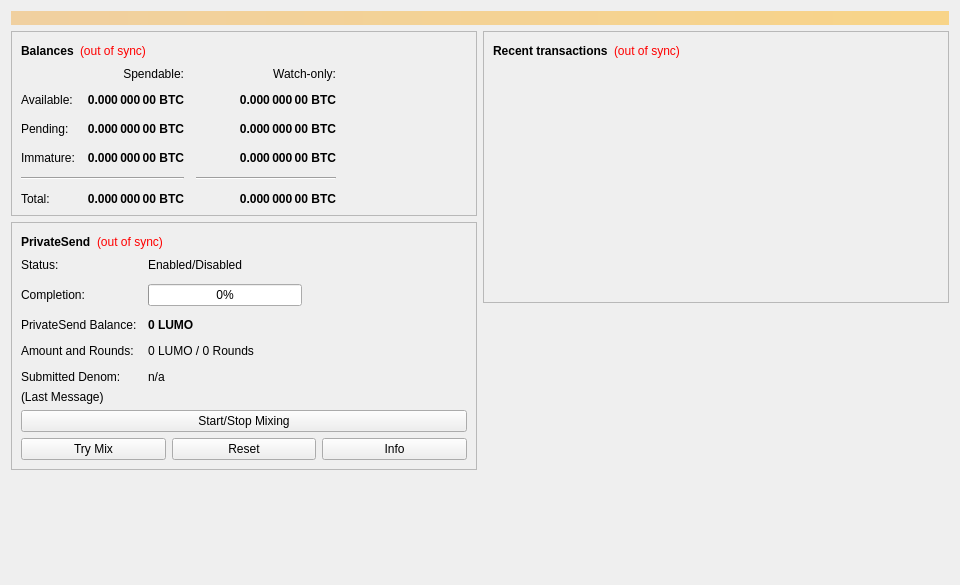
<?xml version="1.0" encoding="UTF-8"?>
<ui version="4.0">
 <class>OverviewPage</class>
 <widget class="QWidget" name="OverviewPage">
  <property name="geometry">
   <rect>
    <x>0</x>
    <y>0</y>
    <width>960</width>
    <height>585</height>
   </rect>
  </property>
  <property name="minimumSize">
   <size>
    <width>960</width>
    <height>0</height>
   </size>
  </property>
  <property name="windowTitle">
   <string>Form</string>
  </property>
  <layout class="QVBoxLayout" name="topLayout">
   <item>
    <widget class="QLabel" name="labelAlerts">
     <property name="visible">
      <bool>false</bool>
     </property>
     <property name="styleSheet">
      <string notr="true">background-color: qlineargradient(x1: 0, y1: 0, x2: 1, y2: 0, stop:0 #F0D0A0, stop:1 #F8D488); color:#000000;</string>
     </property>
     <property name="wordWrap">
      <bool>true</bool>
     </property>
     <property name="margin">
      <number>3</number>
     </property>
    </widget>
   </item>
   <item>
    <layout class="QHBoxLayout" name="horizontalLayout" stretch="1,1">
     <item>
      <layout class="QVBoxLayout" name="verticalLayout_2">
       <item>
        <widget class="QFrame" name="frame">
         <property name="frameShape">
          <enum>QFrame::StyledPanel</enum>
         </property>
         <property name="frameShadow">
          <enum>QFrame::Raised</enum>
         </property>
         <layout class="QVBoxLayout" name="verticalLayout_4">
          <item>
           <layout class="QHBoxLayout" name="horizontalLayout_4">
            <item>
             <widget class="QLabel" name="label_5">
              <property name="font">
               <font>
                <weight>75</weight>
                <bold>true</bold>
               </font>
              </property>
              <property name="text">
               <string>Balances</string>
              </property>
             </widget>
            </item>
            <item>
             <widget class="QLabel" name="labelWalletStatus">
              <property name="toolTip">
               <string>The displayed information may be out of date. Your wallet automatically synchronizes with the LumoCash network after a connection is established, but this process has not completed yet.</string>
              </property>
              <property name="styleSheet">
               <string notr="true">QLabel { color: red; }</string>
              </property>
              <property name="text">
               <string notr="true">(out of sync)</string>
              </property>
              <property name="alignment">
               <set>Qt::AlignLeading|Qt::AlignLeft|Qt::AlignVCenter</set>
              </property>
             </widget>
            </item>
            <item>
             <spacer name="horizontalSpacer_3">
              <property name="orientation">
               <enum>Qt::Horizontal</enum>
              </property>
              <property name="sizeHint" stdset="0">
               <size>
                <width>40</width>
                <height>20</height>
               </size>
              </property>
             </spacer>
            </item>
           </layout>
          </item>
          <item>
           <layout class="QGridLayout" name="gridLayout">
            <property name="spacing">
             <number>12</number>
            </property>
            <item row="2" column="2">
             <widget class="QLabel" name="labelWatchPending">
              <property name="font">
               <font>
                <weight>75</weight>
                <bold>true</bold>
               </font>
              </property>
              <property name="cursor">
               <cursorShape>IBeamCursor</cursorShape>
              </property>
              <property name="toolTip">
               <string>Unconfirmed transactions to watch-only addresses</string>
              </property>
              <property name="text">
               <string notr="true">0.000 000 00 BTC</string>
              </property>
              <property name="alignment">
               <set>Qt::AlignRight|Qt::AlignTrailing|Qt::AlignVCenter</set>
              </property>
              <property name="textInteractionFlags">
               <set>Qt::LinksAccessibleByMouse|Qt::TextSelectableByKeyboard|Qt::TextSelectableByMouse</set>
              </property>
             </widget>
            </item>
            <item row="2" column="1">
             <widget class="QLabel" name="labelUnconfirmed">
              <property name="font">
               <font>
                <weight>75</weight>
                <bold>true</bold>
               </font>
              </property>
              <property name="cursor">
               <cursorShape>IBeamCursor</cursorShape>
              </property>
              <property name="toolTip">
               <string>Total of transactions that have yet to be confirmed, and do not yet count toward the spendable balance</string>
              </property>
              <property name="text">
               <string notr="true">0.000 000 00 BTC</string>
              </property>
              <property name="alignment">
               <set>Qt::AlignRight|Qt::AlignTrailing|Qt::AlignVCenter</set>
              </property>
              <property name="textInteractionFlags">
               <set>Qt::LinksAccessibleByMouse|Qt::TextSelectableByKeyboard|Qt::TextSelectableByMouse</set>
              </property>
             </widget>
            </item>
            <item row="3" column="2">
             <widget class="QLabel" name="labelWatchImmature">
              <property name="font">
               <font>
                <weight>75</weight>
                <bold>true</bold>
               </font>
              </property>
              <property name="cursor">
               <cursorShape>IBeamCursor</cursorShape>
              </property>
              <property name="toolTip">
               <string>Mined balance in watch-only addresses that has not yet matured</string>
              </property>
              <property name="text">
               <string notr="true">0.000 000 00 BTC</string>
              </property>
              <property name="alignment">
               <set>Qt::AlignRight|Qt::AlignTrailing|Qt::AlignVCenter</set>
              </property>
              <property name="textInteractionFlags">
               <set>Qt::LinksAccessibleByMouse|Qt::TextSelectableByKeyboard|Qt::TextSelectableByMouse</set>
              </property>
             </widget>
            </item>
            <item row="4" column="0" colspan="2">
             <widget class="Line" name="lineSpendableBalance">
              <property name="orientation">
               <enum>Qt::Horizontal</enum>
              </property>
             </widget>
            </item>
            <item row="4" column="2">
             <widget class="Line" name="lineWatchBalance">
              <property name="sizePolicy">
               <sizepolicy hsizetype="Preferred" vsizetype="Fixed">
                <horstretch>0</horstretch>
                <verstretch>0</verstretch>
               </sizepolicy>
              </property>
              <property name="minimumSize">
               <size>
                <width>140</width>
                <height>0</height>
               </size>
              </property>
              <property name="orientation">
               <enum>Qt::Horizontal</enum>
              </property>
             </widget>
            </item>
            <item row="5" column="0">
             <widget class="QLabel" name="labelTotalText">
              <property name="text">
               <string>Total:</string>
              </property>
             </widget>
            </item>
            <item row="3" column="1">
             <widget class="QLabel" name="labelImmature">
              <property name="font">
               <font>
                <weight>75</weight>
                <bold>true</bold>
               </font>
              </property>
              <property name="cursor">
               <cursorShape>IBeamCursor</cursorShape>
              </property>
              <property name="toolTip">
               <string>Mined balance that has not yet matured</string>
              </property>
              <property name="text">
               <string notr="true">0.000 000 00 BTC</string>
              </property>
              <property name="alignment">
               <set>Qt::AlignRight|Qt::AlignTrailing|Qt::AlignVCenter</set>
              </property>
              <property name="textInteractionFlags">
               <set>Qt::LinksAccessibleByMouse|Qt::TextSelectableByKeyboard|Qt::TextSelectableByMouse</set>
              </property>
             </widget>
            </item>
            <item row="2" column="3">
             <spacer name="horizontalSpacer_2">
              <property name="orientation">
               <enum>Qt::Horizontal</enum>
              </property>
              <property name="sizeHint" stdset="0">
               <size>
                <width>40</width>
                <height>20</height>
               </size>
              </property>
             </spacer>
            </item>
            <item row="3" column="0">
             <widget class="QLabel" name="labelImmatureText">
              <property name="text">
               <string>Immature:</string>
              </property>
             </widget>
            </item>
            <item row="5" column="1">
             <widget class="QLabel" name="labelTotal">
              <property name="font">
               <font>
                <weight>75</weight>
                <bold>true</bold>
               </font>
              </property>
              <property name="cursor">
               <cursorShape>IBeamCursor</cursorShape>
              </property>
              <property name="toolTip">
               <string>Your current total balance</string>
              </property>
              <property name="text">
               <string notr="true">0.000 000 00 BTC</string>
              </property>
              <property name="alignment">
               <set>Qt::AlignRight|Qt::AlignTrailing|Qt::AlignVCenter</set>
              </property>
              <property name="textInteractionFlags">
               <set>Qt::LinksAccessibleByMouse|Qt::TextSelectableByKeyboard|Qt::TextSelectableByMouse</set>
              </property>
             </widget>
            </item>
            <item row="5" column="2">
             <widget class="QLabel" name="labelWatchTotal">
              <property name="font">
               <font>
                <weight>75</weight>
                <bold>true</bold>
               </font>
              </property>
              <property name="cursor">
               <cursorShape>IBeamCursor</cursorShape>
              </property>
              <property name="toolTip">
               <string>Current total balance in watch-only addresses</string>
              </property>
              <property name="text">
               <string notr="true">0.000 000 00 BTC</string>
              </property>
              <property name="alignment">
               <set>Qt::AlignRight|Qt::AlignTrailing|Qt::AlignVCenter</set>
              </property>
              <property name="textInteractionFlags">
               <set>Qt::LinksAccessibleByMouse|Qt::TextSelectableByKeyboard|Qt::TextSelectableByMouse</set>
              </property>
             </widget>
            </item>
            <item row="0" column="2">
             <widget class="QLabel" name="labelWatchonly">
              <property name="text">
               <string>Watch-only:</string>
              </property>
              <property name="alignment">
               <set>Qt::AlignRight|Qt::AlignTrailing|Qt::AlignVCenter</set>
              </property>
             </widget>
            </item>
            <item row="1" column="0">
             <widget class="QLabel" name="labelBalanceText">
              <property name="text">
               <string>Available:</string>
              </property>
             </widget>
            </item>
            <item row="1" column="1">
             <widget class="QLabel" name="labelBalance">
              <property name="font">
               <font>
                <weight>75</weight>
                <bold>true</bold>
               </font>
              </property>
              <property name="cursor">
               <cursorShape>IBeamCursor</cursorShape>
              </property>
              <property name="toolTip">
               <string>Your current spendable balance</string>
              </property>
              <property name="text">
               <string notr="true">0.000 000 00 BTC</string>
              </property>
              <property name="alignment">
               <set>Qt::AlignRight|Qt::AlignTrailing|Qt::AlignVCenter</set>
              </property>
              <property name="textInteractionFlags">
               <set>Qt::LinksAccessibleByMouse|Qt::TextSelectableByKeyboard|Qt::TextSelectableByMouse</set>
              </property>
             </widget>
            </item>
            <item row="1" column="2">
             <widget class="QLabel" name="labelWatchAvailable">
              <property name="font">
               <font>
                <weight>75</weight>
                <bold>true</bold>
               </font>
              </property>
              <property name="cursor">
               <cursorShape>IBeamCursor</cursorShape>
              </property>
              <property name="toolTip">
               <string>Your current balance in watch-only addresses</string>
              </property>
              <property name="text">
               <string notr="true">0.000 000 00 BTC</string>
              </property>
              <property name="alignment">
               <set>Qt::AlignRight|Qt::AlignTrailing|Qt::AlignVCenter</set>
              </property>
              <property name="textInteractionFlags">
               <set>Qt::LinksAccessibleByMouse|Qt::TextSelectableByKeyboard|Qt::TextSelectableByMouse</set>
              </property>
             </widget>
            </item>
            <item row="2" column="0">
             <widget class="QLabel" name="labelPendingText">
              <property name="text">
               <string>Pending:</string>
              </property>
             </widget>
            </item>
            <item row="0" column="1">
             <widget class="QLabel" name="labelSpendable">
              <property name="text">
               <string>Spendable:</string>
              </property>
              <property name="alignment">
               <set>Qt::AlignRight|Qt::AlignTrailing|Qt::AlignVCenter</set>
              </property>
             </widget>
            </item>
           </layout>
          </item>
         </layout>
        </widget>
       </item>
       <item>
        <widget class="QFrame" name="framePrivateSend">
         <property name="layoutDirection">
          <enum>Qt::LeftToRight</enum>
         </property>
         <property name="frameShape">
          <enum>QFrame::StyledPanel</enum>
         </property>
         <property name="frameShadow">
          <enum>QFrame::Raised</enum>
         </property>
         <layout class="QVBoxLayout" name="VerticalLayout_PS1">
          <item>
           <layout class="QHBoxLayout" name="horizontalLayout_5">
            <item>
             <widget class="QLabel" name="labelPrivateSendHeader">
              <property name="font">
               <font>
                <weight>75</weight>
                <bold>true</bold>
               </font>
              </property>
              <property name="text">
               <string>PrivateSend</string>
              </property>
             </widget>
            </item>
            <item>
             <widget class="QLabel" name="labelPrivateSendSyncStatus">
              <property name="toolTip">
               <string>The displayed information may be out of date. Your wallet automatically synchronizes with the LumoCash network after a connection is established, but this process has not completed yet.</string>
              </property>
              <property name="styleSheet">
               <string notr="true">QLabel { color: red; }</string>
              </property>
              <property name="text">
               <string notr="true">(out of sync)</string>
              </property>
              <property name="alignment">
               <set>Qt::AlignLeading|Qt::AlignLeft|Qt::AlignVCenter</set>
              </property>
             </widget>
            </item>
            <item>
             <spacer name="horizontalSpacer_4">
              <property name="orientation">
               <enum>Qt::Horizontal</enum>
              </property>
              <property name="sizeHint" stdset="0">
               <size>
                <width>40</width>
                <height>20</height>
               </size>
              </property>
             </spacer>
            </item>
           </layout>
          </item>
          <item>
           <layout class="QFormLayout" name="privateSendFormLayout">
            <property name="fieldGrowthPolicy">
             <enum>QFormLayout::AllNonFixedFieldsGrow</enum>
            </property>
            <property name="horizontalSpacing">
             <number>11</number>
            </property>
            <property name="verticalSpacing">
             <number>12</number>
            </property>
            <item row="0" column="0">
             <widget class="QLabel" name="labelPrivateSendEnabledText">
              <property name="text">
               <string>Status:</string>
              </property>
             </widget>
            </item>
            <item row="0" column="1">
             <widget class="QLabel" name="labelPrivateSendEnabled">
              <property name="text">
               <string>Enabled/Disabled</string>
              </property>
             </widget>
            </item>
            <item row="1" column="0">
             <widget class="QLabel" name="labelCompletitionText">
              <property name="text">
               <string>Completion:</string>
              </property>
             </widget>
            </item>
            <item row="1" column="1">
             <widget class="QProgressBar" name="privateSendProgress">
              <property name="maximumSize">
               <size>
                <width>154</width>
                <height>16777215</height>
               </size>
              </property>
              <property name="value">
               <number>0</number>
              </property>
             </widget>
            </item>
            <item row="2" column="0">
             <widget class="QLabel" name="labelAnonymizedText">
              <property name="text">
               <string>PrivateSend Balance:</string>
              </property>
             </widget>
            </item>
            <item row="2" column="1">
             <widget class="QLabel" name="labelAnonymized">
              <property name="font">
               <font>
                <weight>75</weight>
                <bold>true</bold>
               </font>
              </property>
              <property name="text">
               <string notr="true">0 LUMO</string>
              </property>
             </widget>
            </item>
            <item row="3" column="0">
             <widget class="QLabel" name="labelAmountAndRoundsText">
              <property name="text">
               <string>Amount and Rounds:</string>
              </property>
             </widget>
            </item>
            <item row="3" column="1">
             <widget class="QLabel" name="labelAmountRounds">
              <property name="text">
               <string>0 LUMO / 0 Rounds</string>
              </property>
             </widget>
            </item>
            <item row="4" column="0">
             <widget class="QLabel" name="labelSubmittedDenomText">
              <property name="text">
               <string>Submitted Denom:</string>
              </property>
             </widget>
            </item>
            <item row="4" column="1">
             <widget class="QLabel" name="labelSubmittedDenom">
              <property name="toolTip">
               <string>The denominations you submitted to the Masternode.&lt;br&gt;To mix, other users must submit the exact same denominations.</string>
              </property>
              <property name="text">
               <string>n/a</string>
              </property>
             </widget>
            </item>
           </layout>
          </item>
          <item>
           <layout class="QVBoxLayout" name="VerticalLayout_PS">
            <item>
             <widget class="QLabel" name="labelPrivateSendLastMessage">
              <property name="text">
               <string>(Last Message)</string>
              </property>
              <property name="alignment">
               <set>Qt::AlignLeading|Qt::AlignLeft|Qt::AlignTop</set>
              </property>
              <property name="wordWrap">
               <bool>true</bool>
              </property>
             </widget>
            </item>
            <item>
             <widget class="QPushButton" name="togglePrivateSend">
              <property name="sizePolicy">
               <sizepolicy hsizetype="MinimumExpanding" vsizetype="Fixed">
                <horstretch>0</horstretch>
                <verstretch>0</verstretch>
               </sizepolicy>
              </property>
              <property name="text">
               <string>Start/Stop Mixing</string>
              </property>
             </widget>
            </item>
            <item>
             <layout class="QHBoxLayout" name="horizontalLayout_debugbuttons">
              <item>
               <widget class="QPushButton" name="privateSendAuto">
                <property name="sizePolicy">
                 <sizepolicy hsizetype="MinimumExpanding" vsizetype="Fixed">
                  <horstretch>0</horstretch>
                  <verstretch>0</verstretch>
                 </sizepolicy>
                </property>
                <property name="toolTip">
                 <string>Try to manually submit a PrivateSend request.</string>
                </property>
                <property name="text">
                 <string>Try Mix</string>
                </property>
               </widget>
              </item>
              <item>
               <widget class="QPushButton" name="privateSendReset">
                <property name="sizePolicy">
                 <sizepolicy hsizetype="MinimumExpanding" vsizetype="Fixed">
                  <horstretch>0</horstretch>
                  <verstretch>0</verstretch>
                 </sizepolicy>
                </property>
                <property name="toolTip">
                 <string>Reset the current status of PrivateSend (can interrupt PrivateSend if it's in the process of Mixing, which can cost you money!)</string>
                </property>
                <property name="autoFillBackground">
                 <bool>false</bool>
                </property>
                <property name="text">
                 <string>Reset</string>
                </property>
               </widget>
              </item>
              <item>
               <widget class="QPushButton" name="privateSendInfo">
                <property name="sizePolicy">
                 <sizepolicy hsizetype="MinimumExpanding" vsizetype="Fixed">
                  <horstretch>0</horstretch>
                  <verstretch>0</verstretch>
                 </sizepolicy>
                </property>
                <property name="toolTip">
                 <string>Information about PrivateSend and Mixing</string>
                </property>
                <property name="text">
                 <string>Info</string>
                </property>
               </widget>
              </item>
             </layout>
            </item>
           </layout>
          </item>
         </layout>
        </widget>
       </item>
       <item>
        <spacer name="verticalSpacer">
         <property name="orientation">
          <enum>Qt::Vertical</enum>
         </property>
         <property name="sizeHint" stdset="0">
          <size>
           <width>20</width>
           <height>40</height>
          </size>
         </property>
        </spacer>
       </item>
      </layout>
     </item>
     <item>
      <layout class="QVBoxLayout" name="verticalLayout_3">
       <item>
        <widget class="QFrame" name="frame_2">
         <property name="frameShape">
          <enum>QFrame::StyledPanel</enum>
         </property>
         <property name="frameShadow">
          <enum>QFrame::Raised</enum>
         </property>
         <layout class="QVBoxLayout" name="verticalLayout">
          <item>
           <layout class="QHBoxLayout" name="horizontalLayout_2">
            <item>
             <widget class="QLabel" name="label_4">
              <property name="font">
               <font>
                <weight>75</weight>
                <bold>true</bold>
               </font>
              </property>
              <property name="text">
               <string>Recent transactions</string>
              </property>
             </widget>
            </item>
            <item>
             <widget class="QLabel" name="labelTransactionsStatus">
              <property name="toolTip">
               <string>The displayed information may be out of date. Your wallet automatically synchronizes with the LumoCash network after a connection is established, but this process has not completed yet.</string>
              </property>
              <property name="styleSheet">
               <string notr="true">QLabel { color: red; }</string>
              </property>
              <property name="text">
               <string notr="true">(out of sync)</string>
              </property>
              <property name="alignment">
               <set>Qt::AlignLeading|Qt::AlignLeft|Qt::AlignVCenter</set>
              </property>
             </widget>
            </item>
            <item>
             <spacer name="horizontalSpacer">
              <property name="orientation">
               <enum>Qt::Horizontal</enum>
              </property>
              <property name="sizeHint" stdset="0">
               <size>
                <width>40</width>
                <height>20</height>
               </size>
              </property>
             </spacer>
            </item>
           </layout>
          </item>
          <item>
           <widget class="QListView" name="listTransactions">
            <property name="styleSheet">
             <string notr="true">QListView { background: transparent; }</string>
            </property>
            <property name="frameShape">
             <enum>QFrame::NoFrame</enum>
            </property>
            <property name="verticalScrollBarPolicy">
             <enum>Qt::ScrollBarAlwaysOff</enum>
            </property>
            <property name="horizontalScrollBarPolicy">
             <enum>Qt::ScrollBarAlwaysOff</enum>
            </property>
            <property name="selectionMode">
             <enum>QAbstractItemView::NoSelection</enum>
            </property>
           </widget>
          </item>
         </layout>
        </widget>
       </item>
       <item>
        <spacer name="verticalSpacer_2">
         <property name="orientation">
          <enum>Qt::Vertical</enum>
         </property>
         <property name="sizeHint" stdset="0">
          <size>
           <width>20</width>
           <height>40</height>
          </size>
         </property>
        </spacer>
       </item>
      </layout>
     </item>
    </layout>
   </item>
  </layout>
 </widget>
 <resources/>
 <connections/>
</ui>
